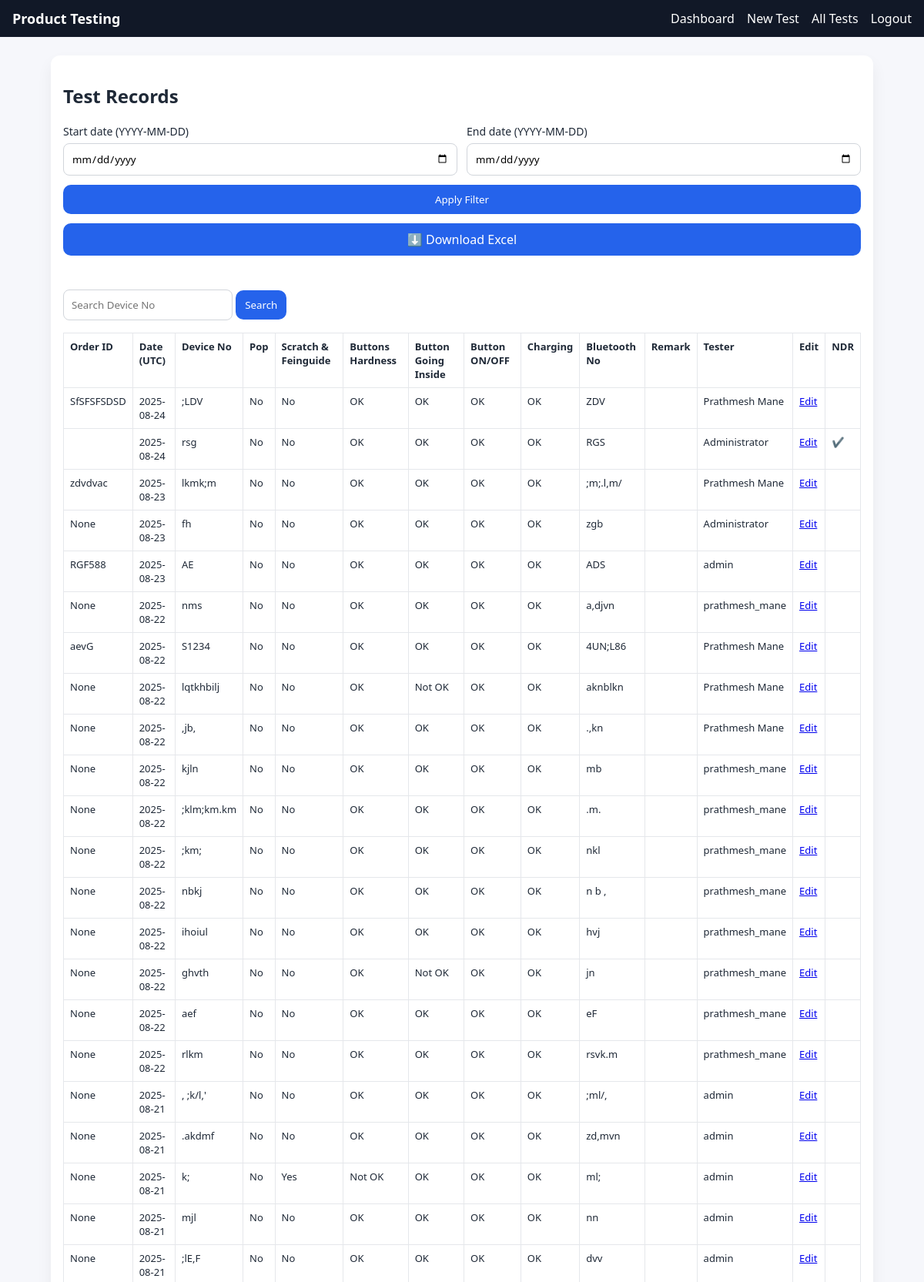
Page /tests (signed in, upper part) on the committed database.
### app.py (models this page shows)
class TestResult(Base):
    __tablename__ = "test_results"
    id = Column(Integer, primary_key=True)
    device_no = Column(String(50), nullable=False)
    pop = Column(String(10), nullable=False)
    scratch_feinguide = Column(String(10), nullable=False)
    button_hardness = Column(String(10), nullable=False)
    button_going_inside = Column(String(10), nullable=False)
    button_on_off = Column(String(10), nullable=False)
    charging = Column(String(10), nullable=False)
    test_no = Column(String(50), nullable=False)
    test_remark = Column(Text, nullable=True, default="")
    tester_id = Column(Integer, nullable=False)
    tester_name = Column(String(100), nullable=False)
    created_at = Column(DateTime, default=datetime.utcnow, nullable=False)
    order_id = Column(String(50), nullable=True)  # <-- Add this line
    ndr = Column(Boolean, default=False)  # Add this line if not present

### app.py (the view)
@app.route("/tests")
@login_required
def list_tests():
    start = request.args.get("start")
    end = request.args.get("end")
    search = request.args.get("search", "").strip()
    with SessionLocal() as db:
        q = db.query(TestResult)
        if search:
            q = q.filter(TestResult.device_no.contains(search))
        if start:
            try:
                start_dt = datetime.fromisoformat(start)
                q = q.filter(TestResult.created_at >= start_dt)
            except ValueError:
                flash("Invalid start date format. Use YYYY-MM-DD.", "warning")
        if end:
            try:
                end_dt = datetime.fromisoformat(end)
                q = q.filter(TestResult.created_at <= end_dt.replace(hour=23, minute=59, second=59))
            except ValueError:
                flash("Invalid end date format. Use YYYY-MM-DD.", "warning")
        rows = q.order_by(TestResult.created_at.desc()).all()
    return render_template("tests_list.html", rows=rows, start=start or "", end=end or "", search=search)

### app.py (called while the page is built)
def login_required(fn):
    from functools import wraps
    @wraps(fn)
    def wrapper(*args, **kwargs):
        if not session.get("user_id"):
            return redirect(url_for("login", next=request.path))
        return fn(*args, **kwargs)
    return wrapper

### templates/tests_list.html (shortened to what this page needs)
{% extends "base.html" %}
{% block content %}
<div class="card">
  <h2>Test Records</h2>
  <form class="grid two" method="get">
    <label>Start date (YYYY-MM-DD)
      <input type="date" name="start" value="{{ start }}">
    </label>
    <label>End date (YYYY-MM-DD)
      <input type="date" name="end" value="{{ end }}">
    </label>
    <button class="full" type="submit">Apply Filter</button>
    <a class="button full" href="{{ url_for('export_excel', start=start, end=end) }}">⬇️ Download Excel</a>
  </form>
  <br> </br>
  <form method="get" style="margin-bottom: 16px;">
    <input type="text" name="search" placeholder="Search Device No" value="{{ search }}">
    <button type="submit">Search</button>
  </form>
  <table>
    <thead>
      <tr>
        <th>Order ID</th>
        <th>Date (UTC)</th>
        <th>Device No</th>
        <th>Pop</th>
        <th>Scratch &amp; Feinguide</th>
        <th>Buttons Hardness</th>
        <th>Button Going Inside</th>
        <th>Button ON/OFF</th>
        <th>Charging</th>
        <th>Bluetooth No</th>
        <th>Remark</th>
        <th>Tester</th>
        <th>Edit</th>
        <th>NDR</th>
      </tr>
    </thead>
    <tbody>
      {% for r in rows %}
      <tr>
        <td>{{ r.order_id }}</td>
        <td>{{ r.created_at.strftime('%Y-%m-%d') }}</td>
        <td>{{ r.device_no }}</td>
        <td>{{ r.pop }}</td>
        <td>{{ r.scratch_feinguide }}</td>
        <td>{{ r.button_hardness }}</td>
        <td>{{ r.button_going_inside }}</td>
        <td>{{ r.button_on_off }}</td>
        <td>{{ r.charging }}</td>
        <td>{{ r.test_no }}</td>
        <td>{{ r.test_remark }}</td>
        <td>{{ r.tester_name }}</td>
        <td>
          <a href="{{ url_for('edit_test', test_id=r.id) }}" class="btn btn-sm btn-warning">Edit</a>
        </td>
        <td>{% if r.ndr %}✔️{% endif %}</td>
      </tr>
      {% endfor %}
    </tbody>
  </table>
</div>
{% endblock %}

### static/styles.css (style rules this page uses)
* { box-sizing: border-box; font-family: system-ui, Arial, sans-serif; }
body { margin: 0; background: #f6f7fb; color: #1f2937; }
.card { background: white; border-radius: 12px; padding: 16px; box-shadow: 0 10px 20px rgba(0,0,0,0.06); }
.grid { display:grid; grid-template-columns: repeat(3, minmax(0,1fr)); gap: 12px; }
.grid.two { grid-template-columns: repeat(2, minmax(0,1fr)); }
.grid .full { grid-column: 1 / -1; }
label { display: flex; flex-direction: column; font-size: 14px; gap: 6px; }
input, select, textarea { padding: 10px; border: 1px solid #d1d5db; border-radius: 8px; }
button, .button { padding: 10px 12px; background: #2563eb; color: white; border: none; border-radius: 10px; cursor: pointer; text-align:center; display:inline-block; }
.button { text-decoration: none; }
table { width: 100%; border-collapse: collapse; margin-top: 16px; }
th, td { border: 1px solid #e5e7eb; padding: 8px; font-size: 13px; text-align: left; vertical-align: top; }

### rows in the picture
TestResult: order_id "SfSFSFSDSD", created_at "2025-08-24", device_no ";LDV", pop "No", scratch_feinguide "No", button_hardness "OK", button_going_inside "OK", button_on_off "OK", charging "OK", test_no "ZDV", tester_name "Prathmesh Mane"
TestResult: created_at "2025-08-24", device_no "rsg", pop "No", scratch_feinguide "No", button_hardness "OK", button_going_inside "OK", button_on_off "OK", charging "OK", test_no "RGS", tester_name "Administrator"
TestResult: order_id "zdvdvac", created_at "2025-08-23", device_no "lkmk;m", pop "No", scratch_feinguide "No", button_hardness "OK", button_going_inside "OK", button_on_off "OK", charging "OK", test_no ";m;.l,m/", tester_name "Prathmesh Mane"
TestResult: order_id "None", created_at "2025-08-23", device_no "fh", pop "No", scratch_feinguide "No", button_hardness "OK", button_going_inside "OK", button_on_off "OK", charging "OK", test_no "zgb", tester_name "Administrator"
TestResult: order_id "RGF588", created_at "2025-08-23", device_no "AE", pop "No", scratch_feinguide "No", button_hardness "OK", button_going_inside "OK", button_on_off "OK", charging "OK", test_no "ADS", tester_name "admin"
TestResult: order_id "None", created_at "2025-08-22", device_no "nms", pop "No", scratch_feinguide "No", button_hardness "OK", button_going_inside "OK", button_on_off "OK", charging "OK", test_no "a,djvn", tester_name "prathmesh_mane"
TestResult: order_id "aevG", created_at "2025-08-22", device_no "S1234", pop "No", scratch_feinguide "No", button_hardness "OK", button_going_inside "OK", button_on_off "OK", charging "OK", test_no "4UN;L86", tester_name "Prathmesh Mane"
TestResult: order_id "None", created_at "2025-08-22", device_no "lqtkhbilj", pop "No", scratch_feinguide "No", button_hardness "OK", button_going_inside "Not OK", button_on_off "OK", charging "OK", test_no "aknblkn", tester_name "Prathmesh Mane"
TestResult: order_id "None", created_at "2025-08-22", device_no ",jb,", pop "No", scratch_feinguide "No", button_hardness "OK", button_going_inside "OK", button_on_off "OK", charging "OK", test_no ".,kn", tester_name "Prathmesh Mane"
TestResult: order_id "None", created_at "2025-08-22", device_no "kjln", pop "No", scratch_feinguide "No", button_hardness "OK", button_going_inside "OK", button_on_off "OK", charging "OK", test_no "mb", tester_name "prathmesh_mane"
TestResult: order_id "None", created_at "2025-08-22", device_no ";klm;km.km", pop "No", scratch_feinguide "No", button_hardness "OK", button_going_inside "OK", button_on_off "OK", charging "OK", test_no ".m.", tester_name "prathmesh_mane"
TestResult: order_id "None", created_at "2025-08-22", device_no ";km;", pop "No", scratch_feinguide "No", button_hardness "OK", button_going_inside "OK", button_on_off "OK", charging "OK", test_no "nkl", tester_name "prathmesh_mane"
TestResult: order_id "None", created_at "2025-08-22", device_no "nbkj", pop "No", scratch_feinguide "No", button_hardness "OK", button_going_inside "OK", button_on_off "OK", charging "OK", test_no "n b ,", tester_name "prathmesh_mane"
TestResult: order_id "None", created_at "2025-08-22", device_no "ihoiul", pop "No", scratch_feinguide "No", button_hardness "OK", button_going_inside "OK", button_on_off "OK", charging "OK", test_no "hvj", tester_name "prathmesh_mane"
TestResult: order_id "None", created_at "2025-08-22", device_no "ghvth", pop "No", scratch_feinguide "No", button_hardness "OK", button_going_inside "Not OK", button_on_off "OK", charging "OK", test_no "jn", tester_name "prathmesh_mane"
TestResult: order_id "None", created_at "2025-08-22", device_no "aef", pop "No", scratch_feinguide "No", button_hardness "OK", button_going_inside "OK", button_on_off "OK", charging "OK", test_no "eF", tester_name "prathmesh_mane"
TestResult: order_id "None", created_at "2025-08-22", device_no "rlkm", pop "No", scratch_feinguide "No", button_hardness "OK", button_going_inside "OK", button_on_off "OK", charging "OK", test_no "rsvk.m", tester_name "prathmesh_mane"
TestResult: order_id "None", created_at "2025-08-21", device_no ", ;k/l,'", pop "No", scratch_feinguide "No", button_hardness "OK", button_going_inside "OK", button_on_off "OK", charging "OK", test_no ";ml/,", tester_name "admin"
TestResult: order_id "None", created_at "2025-08-21", device_no ".akdmf", pop "No", scratch_feinguide "No", button_hardness "OK", button_going_inside "OK", button_on_off "OK", charging "OK", test_no "zd,mvn", tester_name "admin"
TestResult: order_id "None", created_at "2025-08-21", device_no "k;", pop "No", scratch_feinguide "Yes", button_hardness "Not OK", button_going_inside "OK", button_on_off "OK", charging "OK", test_no "ml;", tester_name "admin"
TestResult: order_id "None", created_at "2025-08-21", device_no "mjl", pop "No", scratch_feinguide "No", button_hardness "OK", button_going_inside "OK", button_on_off "OK", charging "OK", test_no "nn", tester_name "admin"
TestResult: order_id "None", created_at "2025-08-21", device_no ";lE,F", pop "No", scratch_feinguide "No", button_hardness "OK", button_going_inside "OK", button_on_off "OK", charging "OK", test_no "dvv", tester_name "admin"
